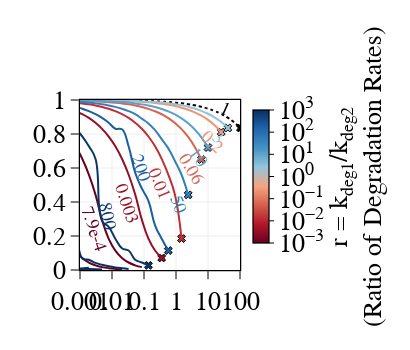
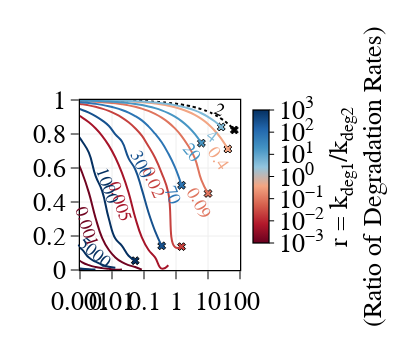

The notebook cell saved with these charts, in order:
### Code cell
for KD1, KD2 in zip(KD_1_list, KD_2_list):
    speed_directory = speed_prefix + KD1.replace('.', '')+'/'
    robustness_directory = robustness_prefix + KD1.replace('.', '')+'/'
    speed_file_name = file_prefix+KD1.replace('.','')+'_'+KD2.replace('.','')+speed_suffix
    robustness_file_name = file_prefix+KD1.replace('.','')+'_'+KD2.replace('.','')+robustness_suffix
    if speed_file_name in os.listdir(speed_directory):
        with open(speed_directory+speed_file_name, 'rb') as handle:
            speed_results_list = pickle.load(handle)
        with open(robustness_directory+robustness_file_name, 'rb') as handle:
            rob_results_list = pickle.load(handle)
        fig1,opt_ratio = miniplot_speed_vs_robustness(rob_results_list, speed_results_list, width=410, height=350)
        print(KD2, KD1)
        plot(fig1)
        fig1.write_image('speed_vs_robustness_KD1_'+KD2+'_KD2_'+KD1+'_ratio_'+str(opt_ratio)+'.svg', format='svg')
    else:
        speed_file_name = file_prefix+KD2.replace('.','')+'_'+KD1.replace('.','')+speed_suffix
        robustness_file_name = file_prefix+KD2.replace('.','')+'_'+KD1.replace('.','')+robustness_suffix
        with open(speed_directory+speed_file_name, 'rb') as handle:
            temp_results_list = pickle.load(handle)
            speed_results_list = invert_speed_results_list(temp_results_list)

        with open(robustness_directory+robustness_file_name, 'rb') as handle:
            temp_results_list = pickle.load(handle)
            rob_results_list = invert_robustness_results_list(temp_results_list)
        fig1, opt_ratio = miniplot_speed_vs_robustness(rob_results_list, speed_results_list, width=410, height=350)
        print(KD2, KD1)

        plot(fig1)
        fig1.write_image('speed_vs_robustness_KD1_'+KD2+'_KD2_'+KD1+'_ratio_'+str(opt_ratio)+'.svg', format='svg')

### Figure 1 — Plotly figure (JSON) as saved in the notebook; plotly's stock layout.template omitted (floating-point values rounded to 4 significant figures; data arrays with more than 128 entries replaced by an {"elided": "..."} marker saying what was removed)
{"data": [{"marker": {"cmax": 3, "cmin": -3, "color": {"elided": "850 float values"}, "colorbar": {"exponentformat": "power", "len": 0.9, "nticks": 12, "outlinecolor": "black", "outlinewidth": 1.25, "thickness": 16, "tickcolor": "black", "tickfont": {"color": "black", "family": "Myriad Pro", "size": 26}, "tickprefix": "10<sup>", "ticks": "outside", "ticksuffix": "</sup>", "title": {"font": {"color": "black", "family": "Myriad Pro", "size": 26}, "side": "right", "text": "r = k<sub>deg1</sub>/k<sub>deg2</sub><br>(Ratio of Degradation Rates)"}, "y": 0.55}, "colorscale": [[0, "rgb(103,0,31)"], [0.1429, "rgb(178,24,43)"], [0.2857, "rgb(214,96,77)"], [0.4286, "rgb(244,165,130)"], [0.5714, "rgb(146,197,222)"], [0.7143, "rgb(67,147,195)"], [0.8571, "rgb(33,102,172)"], [1, "rgb(5,48,97)"]], "line": {"color": "black", "width": 0.15}, "size": 0.0001}, "mode": "markers", "showlegend": false, "type": "scatter", "x": {"elided": "850 float values"}, "y": {"elided": "850 float values"}}, {"line": {"color": "rgb(103,0,31)", "shape": "spline", "smoothing": 1.3}, "mode": "lines", "name": "r=1.1e-5", "showlegend": false, "type": "scatter", "x": [0.0001085, 0.0001747], "y": [0.002522, 0.001571]}, {"line": {"color": "rgb(103,0,31)", "shape": "spline", "smoothing": 1.3}, "mode": "lines", "name": "r=4.5e-5", "showlegend": false, "type": "scatter", "x": [0.0001085, 0.0001747, 0.0002814, 0.0004531, 0.0007296, 0.001175, 0.001892, 0.003046], "y": [0.04424, 0.02747, 0.01685, 0.01051, 0.006558, 0.00407, 0.002533, 0.001571]}, {"line": {"color": "rgb(103,0,31)", "shape": "spline", "smoothing": 1.3}, "mode": "lines", "name": "r=1.9e-4", "showlegend": false, "type": "scatter", "x": [0.0001085, 0.0001747, 0.0002814, 0.0004531, 0.0007296, 0.001175, 0.001892, 0.003046, 0.004905, 0.007898, 0.01272, 0.02048], "y": [0.5612, 0.4433, 0.2974, 0.1847, 0.1147, 0.07034, 0.0439, 0.02738, 0.01699, 0.01056, 0.006561, 0.004069]}, {"line": {"color": "rgb(103,0,31)", "shape": "spline", "smoothing": 1.3}, "mode": "lines", "name": "r=7.9e-4", "showlegend": false, "type": "scatter", "x": [0.0001085, 0.0001747, 0.0002814, 0.0004531, 0.0007296, 0.001175, 0.001892, 0.003046, 0.004905, 0.007899, 0.01272, 0.02048, 0.03298, 0.0531, 0.08551], "y": [0.8945, 0.8663, 0.8305, 0.785, 0.7273, 0.6541, 0.5612, 0.4433, 0.2937, 0.1832, 0.114, 0.071, 0.04411, 0.02741, 0.01699]}, {"marker": {"color": "rgb(148.25464107062277, 14.481485142599283, 38.24074257129964)", "line": {"color": "black", "width": 1}, "size": 7, "symbol": "x"}, "mode": "markers", "showlegend": false, "type": "scatter", "x": [0.357], "y": [0.07091]}, {"line": {"color": "rgb(148.25464107062277, 14.481485142599283, 38.24074257129964)", "shape": "spline", "smoothing": 1.3}, "mode": "lines", "name": "r=0.003", "showlegend": false, "type": "scatter", "x": [0.0001085, 0.0001747, 0.0002814, 0.000453, 0.0007295, 0.001175, 0.001892, 0.003046, 0.004905, 0.007899, 0.01272, 0.02048, 0.03298, 0.0531, 0.08551, 0.1377, 0.2217, 0.357], "y": [0.9744, 0.9676, 0.959, 0.9481, 0.9343, 0.9168, 0.8945, 0.8663, 0.8305, 0.785, 0.7278, 0.6546, 0.5617, 0.4437, 0.2961, 0.1842, 0.1145, 0.07091]}, {"marker": {"color": "rgb(189.7422638205691, 47.48452764113816, 54.089915830537464)", "line": {"color": "black", "width": 1}, "size": 7, "symbol": "x"}, "mode": "markers", "showlegend": false, "type": "scatter", "x": [1.491], "y": [0.1849]}, {"line": {"color": "rgb(189.7422638205691, 47.48452764113816, 54.089915830537464)", "shape": "spline", "smoothing": 1.3}, "mode": "lines", "name": "r=0.01", "showlegend": false, "type": "scatter", "x": [0.0001085, 0.0001747, 0.0002814, 0.0004531, 0.0007295, 0.001175, 0.001892, 0.003046, 0.004905, 0.007899, 0.01272, 0.02048, 0.03298, 0.05311, 0.08551, 0.1377, 0.2217, 0.357, 0.5749, 0.9258, 1.491], "y": [0.9935, 0.9919, 0.9898, 0.9872, 0.9839, 0.9797, 0.9744, 0.9676, 0.959, 0.9481, 0.9343, 0.9168, 0.8945, 0.8663, 0.8308, 0.7852, 0.7274, 0.6541, 0.561, 0.443, 0.1849]}, {"marker": {"color": "rgb(215.56191623392908, 99.59240733803685, 79.75938534660801)", "line": {"color": "black", "width": 1}, "size": 7, "symbol": "x"}, "mode": "markers", "showlegend": false, "type": "scatter", "x": [6.223], "y": [0.65]}, {"line": {"color": "rgb(215.56191623392908, 99.59240733803685, 79.75938534660801)", "shape": "spline", "smoothing": 1.3}, "mode": "lines", "name": "r=0.06", "showlegend": false, "type": "scatter", "x": [0.0001085, 0.0001747, 0.0002814, 0.0004531, 0.0007296, 0.001175, 0.001892, 0.003046, 0.004905, 0.007899, 0.01272, 0.02048, 0.03298, 0.05311, 0.08551, 0.1377, 0.2217, 0.357, 0.5748, 0.9258, 1.491, 2.4, 3.864, 6.223], "y": [0.998, 0.9977, 0.9972, 0.9966, 0.9958, 0.9948, 0.9935, 0.9919, 0.9898, 0.9872, 0.9839, 0.9797, 0.9744, 0.9676, 0.959, 0.948, 0.9339, 0.9161, 0.8937, 0.865, 0.8286, 0.7826, 0.7241, 0.65]}, {"marker": {"color": "rgb(237.30739345990622, 149.60700495778428, 118.17639511250098)", "line": {"color": "black", "width": 1}, "size": 7, "symbol": "x"}, "mode": "markers", "showlegend": false, "type": "scatter", "x": [25.92], "y": [0.8114]}, {"line": {"color": "rgb(237.30739345990622, 149.60700495778428, 118.17639511250098)", "shape": "spline", "smoothing": 1.3}, "mode": "lines", "name": "r=0.2", "showlegend": false, "type": "scatter", "x": [0.0001085, 0.0001747, 0.0002814, 0.0004531, 0.0007296, 0.001175, 0.001892, 0.003046, 0.004905, 0.007898, 0.01272, 0.02048, 0.03298, 0.05311, 0.08552, 0.1377, 0.2217, 0.357, 0.5749, 0.9258, 1.491, 2.4, 3.864, 6.224, 10.0, 16.11, 25.92], "y": [0.9993, 0.9992, 0.9991, 0.9989, 0.9986, 0.9983, 0.998, 0.9977, 0.9972, 0.9966, 0.9958, 0.9948, 0.9934, 0.9914, 0.9891, 0.9863, 0.9825, 0.9778, 0.9719, 0.9643, 0.9548, 0.9426, 0.9272, 0.9076, 0.8828, 0.8513, 0.8114]}, {"marker": {"color": "black", "line": {"color": "black", "width": 1}, "size": 7, "symbol": "x"}, "mode": "markers", "showlegend": false, "type": "scatter", "x": [103.3], "y": [0.8353]}, {"line": {"color": "black", "dash": "dot", "shape": "spline", "smoothing": 1.3}, "mode": "lines", "name": "r=1", "showlegend": false, "type": "scatter", "x": [0.0001085, 0.0001747, 0.0002814, 0.0004531, 0.0007296, 0.001175, 0.001892, 0.003046, 0.004905, 0.007898, 0.01272, 0.02048, 0.03298, 0.0531, 0.08551, 0.1377, 0.2217, 0.3568, 0.5744, 0.9243, 1.486, 2.388, 3.828, 6.078, 9.789, 15.58, 25.05, 40.05, 64.3, 103.3], "y": [0.9995, 0.9995, 0.9995, 0.9995, 0.9994, 0.9994, 0.9993, 0.9992, 0.9991, 0.9988, 0.9982, 0.9977, 0.9971, 0.9963, 0.9953, 0.9941, 0.9925, 0.9905, 0.988, 0.9847, 0.9806, 0.9754, 0.9688, 0.9604, 0.9497, 0.9362, 0.9191, 0.8974, 0.87, 0.8353]}, {"marker": {"color": "rgb(147.7460603067102, 196.4298578590334, 220.36084134472105)", "line": {"color": "black", "width": 1}, "size": 7, "symbol": "x"}, "mode": "markers", "showlegend": false, "type": "scatter", "x": [41.67], "y": [0.8353]}, {"line": {"color": "rgb(147.7460603067102, 196.4298578590334, 220.36084134472105)", "shape": "spline", "smoothing": 1.3}, "mode": "lines", "name": "r=3", "showlegend": false, "type": "scatter", "x": [0.0001085, 0.0001747, 0.0002814, 0.0004531, 0.0007297, 0.001175, 0.001892, 0.003046, 0.004905, 0.007898, 0.01272, 0.02048, 0.03298, 0.0531, 0.0855, 0.1377, 0.2217, 0.3569, 0.5745, 0.925, 1.489, 2.396, 3.856, 6.206, 9.988, 16.08, 25.88, 41.67], "y": [0.9995, 0.9995, 0.9995, 0.9995, 0.9995, 0.9994, 0.999, 0.9987, 0.9984, 0.9979, 0.9973, 0.9964, 0.9954, 0.9941, 0.9925, 0.9905, 0.988, 0.9847, 0.9806, 0.9754, 0.9688, 0.9605, 0.9498, 0.9363, 0.9192, 0.8976, 0.8701, 0.8353]}, {"marker": {"color": "rgb(90.25277720261948, 161.7169475965946, 202.94715170216108)", "line": {"color": "black", "width": 1}, "size": 7, "symbol": "x"}, "mode": "markers", "showlegend": false, "type": "scatter", "x": [10.01], "y": [0.7203]}, {"line": {"color": "rgb(90.25277720261948, 161.7169475965946, 202.94715170216108)", "shape": "spline", "smoothing": 1.3}, "mode": "lines", "name": "r=10", "showlegend": false, "type": "scatter", "x": [0.0001085, 0.0001747, 0.0002814, 0.0004531, 0.0007296, 0.001175, 0.001892, 0.003046, 0.004905, 0.007898, 0.01272, 0.02048, 0.03297, 0.0531, 0.08551, 0.1377, 0.2217, 0.3569, 0.5746, 0.9253, 1.49, 2.399, 3.863, 6.219, 10.01], "y": [0.9991, 0.9988, 0.9986, 0.9982, 0.9976, 0.997, 0.9962, 0.9952, 0.994, 0.9923, 0.9902, 0.9875, 0.9841, 0.9798, 0.9743, 0.9672, 0.9584, 0.9472, 0.933, 0.915, 0.8921, 0.8631, 0.8263, 0.7796, 0.7203]}, {"marker": {"color": "rgb(52.346175419148494, 127.60523217240242, 185.08711866589456)", "line": {"color": "black", "width": 1}, "size": 7, "symbol": "x"}, "mode": "markers", "showlegend": false, "type": "scatter", "x": [2.4], "y": [0.4421]}, {"line": {"color": "rgb(52.346175419148494, 127.60523217240242, 185.08711866589456)", "shape": "spline", "smoothing": 1.3}, "mode": "lines", "name": "r=50", "showlegend": false, "type": "scatter", "x": [0.0001085, 0.0001747, 0.0002814, 0.0004531, 0.0007296, 0.001175, 0.001892, 0.003046, 0.004905, 0.007898, 0.01272, 0.02048, 0.03298, 0.0531, 0.0855, 0.1377, 0.2217, 0.357, 0.5748, 0.9258, 1.491, 2.4], "y": [0.9962, 0.9953, 0.994, 0.9924, 0.9903, 0.9877, 0.9844, 0.9802, 0.9748, 0.9681, 0.9595, 0.9486, 0.9347, 0.9172, 0.8904, 0.862, 0.8222, 0.7697, 0.7153, 0.6409, 0.5603, 0.4421]}, {"marker": {"color": "rgb(28.63558106367399, 93.58290633708555, 160.30959213484104)", "line": {"color": "black", "width": 1}, "size": 7, "symbol": "x"}, "mode": "markers", "showlegend": false, "type": "scatter", "x": [0.5749], "y": [0.1143]}, {"line": {"color": "rgb(28.63558106367399, 93.58290633708555, 160.30959213484104)", "shape": "spline", "smoothing": 1.3}, "mode": "lines", "name": "r=200", "showlegend": false, "type": "scatter", "x": [0.0001085, 0.0001747, 0.0002814, 0.000453, 0.0007295, 0.001175, 0.001892, 0.003046, 0.004905, 0.007898, 0.01272, 0.02048, 0.03298, 0.0531, 0.08551, 0.1377, 0.2217, 0.357, 0.5749], "y": [0.9844, 0.9802, 0.9749, 0.9681, 0.9595, 0.9486, 0.9348, 0.9173, 0.895, 0.8668, 0.831, 0.8275, 0.7277, 0.572, 0.4802, 0.4068, 0.2629, 0.1844, 0.1143]}, {"marker": {"color": "rgb(8.380143562007888, 54.51884829815807, 106.05395596966399)", "line": {"color": "black", "width": 1}, "size": 7, "symbol": "x"}, "mode": "markers", "showlegend": false, "type": "scatter", "x": [0.1377], "y": [0.02737]}, {"line": {"color": "rgb(8.380143562007888, 54.51884829815807, 106.05395596966399)", "shape": "spline", "smoothing": 1.3}, "mode": "lines", "name": "r=800", "showlegend": false, "type": "scatter", "x": [0.0001085, 0.0001747, 0.0002813, 0.000453, 0.0007296, 0.001175, 0.001892, 0.003046, 0.004905, 0.007899, 0.01272, 0.02048, 0.03298, 0.0531, 0.08551, 0.1377], "y": [0.9348, 0.9173, 0.895, 0.8668, 0.831, 0.7855, 0.7278, 0.6546, 0.2884, 0.2537, 0.1844, 0.1279, 0.1146, 0.06009, 0.04415, 0.02737]}, {"line": {"color": "rgb(5,48,97)", "shape": "spline", "smoothing": 1.3}, "mode": "lines", "name": "r=3000", "showlegend": false, "type": "scatter", "x": [0.0001085, 0.0001747, 0.0002814, 0.0004531, 0.0007296, 0.001175, 0.001892, 0.003046, 0.004905, 0.007899, 0.01272, 0.02048, 0.03298], "y": [0.7278, 0.6546, 0.5617, 0.4438, 0.2974, 0.06898, 0.06071, 0.04183, 0.03062, 0.02202, 0.01547, 0.01058, 0.006556]}, {"line": {"color": "rgb(5,48,97)", "shape": "spline", "smoothing": 1.3}, "mode": "lines", "name": "r=10000", "showlegend": false, "type": "scatter", "x": [0.0001085, 0.0001747, 0.0002814, 0.0004531, 0.0007296, 0.001175, 0.001892, 0.003046, 0.004905], "y": [0.1147, 0.07124, 0.04424, 0.02745, 0.008884, 0.007333, 0.005287, 0.003706, 0.002533]}, {"line": {"color": "rgb(5,48,97)", "shape": "spline", "smoothing": 1.3}, "mode": "lines", "name": "r=60000", "showlegend": false, "type": "scatter", "x": [0.0001085, 0.0001747, 0.0002814, 0.0004531, 0.001892], "y": [0.006573, 0.004083, 0.002535, 0.001574, 0.01394]}], "layout": {"annotations": [{"font": {"color": "rgb(103,0,31)", "family": "Myriad Pro", "size": 18}, "showarrow": false, "text": "7.9e-4", "textangle": 71.53, "x": -2.309, "xshift": -9, "y": 0.2937, "yshift": -9}, {"font": {"color": "rgb(148.25464107062277, 14.481485142599283, 38.24074257129964)", "family": "Myriad Pro", "size": 18}, "showarrow": false, "text": "0.003", "textangle": 71.88, "x": -1.275, "xshift": -9, "y": 0.4437, "yshift": -9}, {"font": {"color": "rgb(189.7422638205691, 47.48452764113816, 54.089915830537464)", "family": "Myriad Pro", "size": 18}, "showarrow": false, "text": "0.01", "textangle": 67.62, "x": -0.2404, "xshift": -9, "y": 0.561, "yshift": -9}, {"font": {"color": "rgb(215.56191623392908, 99.59240733803685, 79.75938534660801)", "family": "Myriad Pro", "size": 18}, "showarrow": false, "text": "0.06", "textangle": 59.6, "x": 0.794, "xshift": -10, "y": 0.65, "yshift": -10}, {"font": {"color": "rgb(237.30739345990622, 149.60700495778428, 118.17639511250098)", "family": "Myriad Pro", "size": 18}, "showarrow": false, "text": "0.2", "textangle": 42.62, "x": 1.414, "xshift": -10, "y": 0.8114, "yshift": -10}, {"font": {"color": "black", "family": "Myriad Pro", "size": 18}, "showarrow": false, "text": "1", "textangle": 24.25, "x": 1.399, "xshift": 5, "y": 0.9191, "yshift": 5}, {"font": {"color": "rgb(147.7460603067102, 196.4298578590334, 220.36084134472105)", "family": "Myriad Pro", "size": 18}, "showarrow": false, "text": "3", "textangle": 38.71, "x": 1.62, "xshift": -10, "y": 0.8353, "yshift": -10}, {"font": {"color": "rgb(90.25277720261948, 161.7169475965946, 202.94715170216108)", "family": "Myriad Pro", "size": 18}, "showarrow": false, "text": "10", "textangle": 53.74, "x": 1.001, "xshift": -10, "y": 0.7203, "yshift": -10}, {"font": {"color": "rgb(52.346175419148494, 127.60523217240242, 185.08711866589456)", "family": "Myriad Pro", "size": 18}, "showarrow": false, "text": "50", "textangle": 69.83, "x": 0.3803, "xshift": -10, "y": 0.4421, "yshift": -10}, {"font": {"color": "rgb(28.63558106367399, 93.58290633708555, 160.30959213484104)", "family": "Myriad Pro", "size": 18}, "showarrow": false, "text": "200", "textangle": 70.66, "x": -1.275, "xshift": 5, "y": 0.572, "yshift": 5}, {"font": {"color": "rgb(8.380143562007888, 54.51884829815807, 106.05395596966399)", "family": "Myriad Pro", "size": 18}, "showarrow": false, "text": "800", "textangle": 77.77, "x": -2.309, "xshift": 5, "y": 0.2884, "yshift": 5}], "height": 350, "legend": {"font": {"color": "black", "family": "Myriad Pro", "size": 26}, "y": 0.01}, "width": 410, "xaxis": {"dtick": 1, "linecolor": "black", "linewidth": 1.25, "mirror": true, "nticks": 12, "range": [-3, 2], "showgrid": true, "showline": true, "side": "bottom", "tickangle": 0, "tickcolor": "black", "tickfont": {"color": "black", "family": "Myriad Pro", "size": 26}, "ticklen": 8, "ticks": "outside", "title": {"font": {"color": "black", "family": "Myriad Pro", "size": 26}, "standoff": 0.2}, "type": "log", "zeroline": false}, "yaxis": {"anchor": "x", "linecolor": "black", "linewidth": 1.25, "mirror": true, "nticks": 7, "range": [0, 1], "scaleanchor": "x", "scaleratio": 1, "showgrid": true, "showline": true, "side": "left", "tickangle": 0, "tickcolor": "black", "tickfont": {"color": "black", "family": "Myriad Pro", "size": 26}, "ticklen": 8, "ticks": "outside", "title": {"font": {"color": "black", "family": "Myriad Pro", "size": 26}, "standoff": 0.2}, "type": "linear", "zeroline": false}}}

### Figure 2 — Plotly figure (JSON) as saved in the notebook; plotly's stock layout.template omitted (floating-point values rounded to 4 significant figures; data arrays with more than 128 entries replaced by an {"elided": "..."} marker saying what was removed)
{"data": [{"marker": {"cmax": 3, "cmin": -3, "color": {"elided": "825 float values"}, "colorbar": {"exponentformat": "power", "len": 0.9, "nticks": 12, "outlinecolor": "black", "outlinewidth": 1.25, "thickness": 16, "tickcolor": "black", "tickfont": {"color": "black", "family": "Myriad Pro", "size": 26}, "tickprefix": "10<sup>", "ticks": "outside", "ticksuffix": "</sup>", "title": {"font": {"color": "black", "family": "Myriad Pro", "size": 26}, "side": "right", "text": "r = k<sub>deg1</sub>/k<sub>deg2</sub><br>(Ratio of Degradation Rates)"}, "y": 0.55}, "colorscale": [[0, "rgb(103,0,31)"], [0.1429, "rgb(178,24,43)"], [0.2857, "rgb(214,96,77)"], [0.4286, "rgb(244,165,130)"], [0.5714, "rgb(146,197,222)"], [0.7143, "rgb(67,147,195)"], [0.8571, "rgb(33,102,172)"], [1, "rgb(5,48,97)"]], "line": {"color": "black", "width": 0.15}, "size": 0.0001}, "mode": "markers", "showlegend": false, "type": "scatter", "x": {"elided": "825 float values"}, "y": {"elided": "825 float values"}}, {"line": {"color": "rgb(103,0,31)", "shape": "spline", "smoothing": 1.3}, "mode": "lines", "name": "r=1.7e-5", "showlegend": false, "type": "scatter", "x": [0.0001085, 0.0001747], "y": [0.001631, 0.00102]}, {"line": {"color": "rgb(103,0,31)", "shape": "spline", "smoothing": 1.3}, "mode": "lines", "name": "r=7.3e-5", "showlegend": false, "type": "scatter", "x": [0.0001085, 0.0001747, 0.0002814, 0.0004531, 0.0007295, 0.001175, 0.001892], "y": [0.02868, 0.01766, 0.01087, 0.00681, 0.004243, 0.002641, 0.001642]}, {"line": {"color": "rgb(103,0,31)", "shape": "spline", "smoothing": 1.3}, "mode": "lines", "name": "r=3.0e-4", "showlegend": false, "type": "scatter", "x": [0.0001085, 0.0001747, 0.0002814, 0.0004531, 0.0007295, 0.001175, 0.001891, 0.003046, 0.004905, 0.007899, 0.01272, 0.02048], "y": [0.4551, 0.3105, 0.1928, 0.1197, 0.07373, 0.04538, 0.02843, 0.01772, 0.01102, 0.00685, 0.00146, 0.002634]}, {"line": {"color": "rgb(112.08282558364623, 2.9065041867667905, 32.4532520933834)", "shape": "spline", "smoothing": 1.3}, "mode": "lines", "name": "r=0.001", "showlegend": false, "type": "scatter", "x": [0.0001085, 0.0001747, 0.0002814, 0.0004531, 0.0007296, 0.001175, 0.001892, 0.003046, 0.004906, 0.007899, 0.01272, 0.02048, 0.03298, 0.0531, 0.08551], "y": [0.8691, 0.8341, 0.7896, 0.7331, 0.6614, 0.5705, 0.4551, 0.3078, 0.1895, 0.1189, 0.07396, 0.04606, 0.02862, 0.01775, 0.001957]}, {"line": {"color": "rgb(166.37413859006904, 20.279724348822093, 41.13986217441105)", "shape": "spline", "smoothing": 1.3}, "mode": "lines", "name": "r=0.005", "showlegend": false, "type": "scatter", "x": [0.0001085, 0.0001747, 0.0002813, 0.0004531, 0.0007295, 0.001175, 0.001892, 0.003046, 0.004905, 0.007899, 0.01272, 0.02048, 0.03298, 0.0531, 0.0855, 0.1377, 0.2217, 0.357, 0.5749], "y": [0.9683, 0.9599, 0.9492, 0.9357, 0.9185, 0.8968, 0.8691, 0.8341, 0.7896, 0.7331, 0.6619, 0.571, 0.4556, 0.3088, 0.1923, 0.1194, 0.07412, 0.00817, 0.02837]}, {"marker": {"color": "rgb(198.46447549477466, 64.9289509895493, 62.3275601895094)", "line": {"color": "black", "width": 1}, "size": 7, "symbol": "x"}, "mode": "markers", "showlegend": false, "type": "scatter", "x": [1.491], "y": [0.1373]}, {"line": {"color": "rgb(198.46447549477466, 64.9289509895493, 62.3275601895094)", "shape": "spline", "smoothing": 1.3}, "mode": "lines", "name": "r=0.02", "showlegend": false, "type": "scatter", "x": [0.0001085, 0.0001747, 0.0002814, 0.0004531, 0.0007296, 0.001175, 0.001892, 0.003046, 0.004905, 0.007899, 0.01272, 0.02048, 0.03298, 0.05311, 0.0855, 0.1377, 0.2217, 0.357, 0.5749, 0.9256, 1.491], "y": [0.992, 0.99, 0.9875, 0.9842, 0.9801, 0.9749, 0.9683, 0.9599, 0.9492, 0.9357, 0.9185, 0.8968, 0.8691, 0.8341, 0.7899, 0.7279, 0.6601, 0.5704, 0.4548, 0.1355, 0.1373]}, {"marker": {"color": "rgb(222.79851899270375, 116.23659368321859, 92.54405022044327)", "line": {"color": "black", "width": 1}, "size": 7, "symbol": "x"}, "mode": "markers", "showlegend": false, "type": "scatter", "x": [10.02], "y": [0.4505]}, {"line": {"color": "rgb(222.79851899270375, 116.23659368321859, 92.54405022044327)", "shape": "spline", "smoothing": 1.3}, "mode": "lines", "name": "r=0.09", "showlegend": false, "type": "scatter", "x": [0.0001085, 0.0001747, 0.0002814, 0.0004531, 0.0007295, 0.001175, 0.001892, 0.003046, 0.004905, 0.007899, 0.01272, 0.02048, 0.03298, 0.05311, 0.08552, 0.1377, 0.2217, 0.357, 0.5749, 0.9258, 1.491, 2.399, 3.865, 6.223, 10.02], "y": [0.9977, 0.9972, 0.9966, 0.9958, 0.9949, 0.9936, 0.992, 0.99, 0.9875, 0.9842, 0.9801, 0.9749, 0.9683, 0.9599, 0.9492, 0.9357, 0.9182, 0.8962, 0.8684, 0.8329, 0.788, 0.7305, 0.6586, 0.5289, 0.4505]}, {"marker": {"color": "rgb(242.26685149919598, 165.56592604107885, 131.62703736810175)", "line": {"color": "black", "width": 1}, "size": 7, "symbol": "x"}, "mode": "markers", "showlegend": false, "type": "scatter", "x": [41.68], "y": [0.7117]}, {"line": {"color": "rgb(242.26685149919598, 165.56592604107885, 131.62703736810175)", "shape": "spline", "smoothing": 1.3}, "mode": "lines", "name": "r=0.4", "showlegend": false, "type": "scatter", "x": [0.0001085, 0.0001747, 0.0002814, 0.0004531, 0.0007295, 0.001175, 0.001892, 0.003046, 0.004905, 0.007899, 0.01272, 0.02048, 0.03298, 0.0531, 0.08551, 0.1377, 0.2217, 0.357, 0.5749, 0.9257, 1.491, 2.399, 3.864, 6.222, 10.0, 16.07, 25.87, 41.68], "y": [0.9993, 0.9991, 0.9989, 0.9987, 0.9984, 0.9981, 0.9977, 0.9972, 0.9966, 0.9958, 0.9949, 0.9936, 0.992, 0.9897, 0.9869, 0.9835, 0.9789, 0.9733, 0.9662, 0.957, 0.9455, 0.9308, 0.9122, 0.8886, 0.8587, 0.8207, 0.7726, 0.7117]}, {"marker": {"color": "black", "line": {"color": "black", "width": 1}, "size": 7, "symbol": "x"}, "mode": "markers", "showlegend": false, "type": "scatter", "x": [66.69], "y": [0.8239]}, {"line": {"color": "black", "dash": "dot", "shape": "spline", "smoothing": 1.3}, "mode": "lines", "name": "r=2", "showlegend": false, "type": "scatter", "x": [0.0001085, 0.0001747, 0.0002814, 0.0004531, 0.0007296, 0.001175, 0.001892, 0.003046, 0.004905, 0.007899, 0.01272, 0.02048, 0.03298, 0.05311, 0.0855, 0.1377, 0.2217, 0.3569, 0.5745, 0.9247, 1.488, 2.395, 3.846, 6.187, 9.966, 16.03, 25.78, 41.5, 66.69], "y": [0.9995, 0.9995, 0.9994, 0.9994, 0.9993, 0.9993, 0.9991, 0.9989, 0.9987, 0.998, 0.9975, 0.997, 0.9961, 0.9951, 0.9937, 0.992, 0.9898, 0.9871, 0.9837, 0.9793, 0.9737, 0.9666, 0.9576, 0.9462, 0.9318, 0.9135, 0.8903, 0.861, 0.8239]}, {"marker": {"color": "rgb(128.24825269640098, 185.76471689645632, 215.9329471240864)", "line": {"color": "black", "width": 1}, "size": 7, "symbol": "x"}, "mode": "markers", "showlegend": false, "type": "scatter", "x": [25.92], "y": [0.8413]}, {"line": {"color": "rgb(128.24825269640098, 185.76471689645632, 215.9329471240864)", "shape": "spline", "smoothing": 1.3}, "mode": "lines", "name": "r=4", "showlegend": false, "type": "scatter", "x": [0.0001085, 0.0001747, 0.0002814, 0.0004531, 0.0007296, 0.001175, 0.001892, 0.003046, 0.004905, 0.007898, 0.01272, 0.02048, 0.03298, 0.05311, 0.0855, 0.1377, 0.2217, 0.3568, 0.5746, 0.925, 1.489, 2.397, 3.859, 6.212, 10.0, 16.1, 25.92], "y": [0.9995, 0.9995, 0.9995, 0.9995, 0.9994, 0.9991, 0.9988, 0.9985, 0.9979, 0.9974, 0.9966, 0.9955, 0.9943, 0.9928, 0.9909, 0.9884, 0.9853, 0.9813, 0.9763, 0.97, 0.9619, 0.9516, 0.9386, 0.9222, 0.9013, 0.8748, 0.8413]}, {"marker": {"color": "rgb(71.16271094995379, 149.63462718351505, 196.42269867909812)", "line": {"color": "black", "width": 1}, "size": 7, "symbol": "x"}, "mode": "markers", "showlegend": false, "type": "scatter", "x": [6.221], "y": [0.7464]}, {"line": {"color": "rgb(71.16271094995379, 149.63462718351505, 196.42269867909812)", "shape": "spline", "smoothing": 1.3}, "mode": "lines", "name": "r=20", "showlegend": false, "type": "scatter", "x": [0.0001085, 0.0001747, 0.0002814, 0.0004531, 0.0007296, 0.001175, 0.001892, 0.003046, 0.004905, 0.007898, 0.01272, 0.02048, 0.03298, 0.0531, 0.08551, 0.1377, 0.2217, 0.3569, 0.5749, 0.9255, 1.49, 2.4, 3.864, 6.221], "y": [0.9989, 0.9988, 0.9983, 0.9979, 0.9974, 0.9966, 0.9957, 0.9945, 0.993, 0.9912, 0.9887, 0.9856, 0.9816, 0.9766, 0.9702, 0.9622, 0.9521, 0.9392, 0.9229, 0.9022, 0.8759, 0.8425, 0.8001, 0.7464]}, {"marker": {"color": "rgb(44.13545528724953, 116.73810258606555, 179.5328079884335)", "line": {"color": "black", "width": 1}, "size": 7, "symbol": "x"}, "mode": "markers", "showlegend": false, "type": "scatter", "x": [1.491], "y": [0.4988]}, {"line": {"color": "rgb(44.13545528724953, 116.73810258606555, 179.5328079884335)", "shape": "spline", "smoothing": 1.3}, "mode": "lines", "name": "r=70", "showlegend": false, "type": "scatter", "x": [0.0001085, 0.0001747, 0.0002814, 0.0004531, 0.0007296, 0.001175, 0.001892, 0.003046, 0.004905, 0.007898, 0.01272, 0.02048, 0.03298, 0.0531, 0.08551, 0.1377, 0.2217, 0.357, 0.575, 0.9257, 1.491], "y": [0.9957, 0.9946, 0.9931, 0.9913, 0.989, 0.986, 0.9822, 0.9774, 0.9714, 0.9636, 0.9538, 0.9414, 0.9256, 0.9056, 0.8801, 0.8449, 0.8016, 0.7513, 0.685, 0.605, 0.4988]}, {"marker": {"color": "rgb(21.892796268780707, 80.5789642326485, 142.24856143423403)", "line": {"color": "black", "width": 1}, "size": 7, "symbol": "x"}, "mode": "markers", "showlegend": false, "type": "scatter", "x": [0.357], "y": [0.142]}, {"line": {"color": "rgb(21.892796268780707, 80.5789642326485, 142.24856143423403)", "shape": "spline", "smoothing": 1.3}, "mode": "lines", "name": "r=300", "showlegend": false, "type": "scatter", "x": [0.0001085, 0.0001747, 0.0002814, 0.000453, 0.0007296, 0.001175, 0.001892, 0.003046, 0.004905, 0.007898, 0.01272, 0.02048, 0.03298, 0.0531, 0.08552, 0.1377, 0.2217, 0.357], "y": [0.9822, 0.9774, 0.9714, 0.9637, 0.9539, 0.9415, 0.9258, 0.9058, 0.8805, 0.8483, 0.7976, 0.7556, 0.6569, 0.5925, 0.4745, 0.3399, 0.229, 0.142]}, {"marker": {"color": "rgb(5,48,97)", "line": {"color": "black", "width": 1}, "size": 7, "symbol": "x"}, "mode": "markers", "showlegend": false, "type": "scatter", "x": [0.0531], "y": [0.05484]}, {"line": {"color": "rgb(5,48,97)", "shape": "spline", "smoothing": 1.3}, "mode": "lines", "name": "r=1000", "showlegend": false, "type": "scatter", "x": [0.0001085, 0.0001748, 0.0002814, 0.0004531, 0.0007296, 0.001175, 0.001892, 0.003046, 0.004905, 0.007898, 0.01272, 0.02048, 0.03298, 0.0531], "y": [0.9258, 0.9058, 0.8805, 0.8483, 0.8075, 0.7558, 0.6901, 0.5553, 0.4656, 0.3042, 0.1847, 0.1424, 0.08404, 0.05484]}, {"line": {"color": "rgb(5,48,97)", "shape": "spline", "smoothing": 1.3}, "mode": "lines", "name": "r=5000", "showlegend": false, "type": "scatter", "x": [0.0001085, 0.0001747, 0.0002814, 0.000453, 0.0007296, 0.001175, 0.001892, 0.003046, 0.004905, 0.007898, 0.01272], "y": [0.6901, 0.6067, 0.501, 0.3635, 0.156, 0.1196, 0.07287, 0.04877, 0.03123, 0.01907, 0.01313]}, {"line": {"color": "rgb(5,48,97)", "shape": "spline", "smoothing": 1.3}, "mode": "lines", "name": "r=20000", "showlegend": false, "type": "scatter", "x": [0.0001085, 0.0001747, 0.0002814, 0.0004531, 0.0007296, 0.001175, 0.001892, 0.003046], "y": [0.08848, 0.05495, 0.03412, 0.02118, 0.01168, 0.00748, 0.004821, 0.003146]}, {"line": {"color": "rgb(5,48,97)", "shape": "spline", "smoothing": 1.3}, "mode": "lines", "name": "r=90000", "showlegend": false, "type": "scatter", "x": [0.0001085, 0.0001747, 0.0002814, 0.0004531], "y": [0.005065, 0.00315, 0.001956, 0.001214]}], "layout": {"annotations": [{"font": {"color": "rgb(112.08282558364623, 2.9065041867667905, 32.4532520933834)", "family": "Myriad Pro", "size": 18}, "showarrow": false, "text": "0.001", "textangle": 71.89, "x": -2.516, "xshift": -9, "y": 0.3078, "yshift": -9}, {"font": {"color": "rgb(166.37413859006904, 20.279724348822093, 41.13986217441105)", "family": "Myriad Pro", "size": 18}, "showarrow": false, "text": "0.005", "textangle": 71.66, "x": -1.482, "xshift": -9, "y": 0.4556, "yshift": -9}, {"font": {"color": "rgb(198.46447549477466, 64.9289509895493, 62.3275601895094)", "family": "Myriad Pro", "size": 18}, "showarrow": false, "text": "0.02", "textangle": 67.06, "x": -0.4473, "xshift": -9, "y": 0.5704, "yshift": -9}, {"font": {"color": "rgb(222.79851899270375, 116.23659368321859, 92.54405022044327)", "family": "Myriad Pro", "size": 18}, "showarrow": false, "text": "0.09", "textangle": 61.02, "x": 1.001, "xshift": -10, "y": 0.4505, "yshift": -10}, {"font": {"color": "rgb(242.26685149919598, 165.56592604107885, 131.62703736810175)", "family": "Myriad Pro", "size": 18}, "showarrow": false, "text": "0.4", "textangle": 54.47, "x": 1.62, "xshift": -10, "y": 0.7117, "yshift": -10}, {"font": {"color": "black", "family": "Myriad Pro", "size": 18}, "showarrow": false, "text": "2", "textangle": 25.58, "x": 1.205, "xshift": 5, "y": 0.9135, "yshift": 5}, {"font": {"color": "rgb(128.24825269640098, 185.76471689645632, 215.9329471240864)", "family": "Myriad Pro", "size": 18}, "showarrow": false, "text": "4", "textangle": 37.66, "x": 1.414, "xshift": -10, "y": 0.8413, "yshift": -10}, {"font": {"color": "rgb(71.16271094995379, 149.63462718351505, 196.42269867909812)", "family": "Myriad Pro", "size": 18}, "showarrow": false, "text": "20", "textangle": 51.02, "x": 0.7939, "xshift": -10, "y": 0.7464, "yshift": -10}, {"font": {"color": "rgb(44.13545528724953, 116.73810258606555, 179.5328079884335)", "family": "Myriad Pro", "size": 18}, "showarrow": false, "text": "70", "textangle": 67.75, "x": 0.1734, "xshift": -10, "y": 0.4988, "yshift": -10}, {"font": {"color": "rgb(21.892796268780707, 80.5789642326485, 142.24856143423403)", "family": "Myriad Pro", "size": 18}, "showarrow": false, "text": "300", "textangle": 64.52, "x": -1.275, "xshift": 5, "y": 0.5925, "yshift": 5}, {"font": {"color": "rgb(5,48,97)", "family": "Myriad Pro", "size": 18}, "showarrow": false, "text": "1000", "textangle": 70.91, "x": -2.309, "xshift": 5, "y": 0.4656, "yshift": 5}, {"font": {"color": "rgb(5,48,97)", "family": "Myriad Pro", "size": 18}, "showarrow": false, "text": "5000", "textangle": 39.2, "x": -2.723, "xshift": 5, "y": 0.07287, "yshift": 5}], "height": 350, "legend": {"font": {"color": "black", "family": "Myriad Pro", "size": 26}, "y": 0.01}, "width": 410, "xaxis": {"dtick": 1, "linecolor": "black", "linewidth": 1.25, "mirror": true, "nticks": 12, "range": [-3, 2], "showgrid": true, "showline": true, "side": "bottom", "tickangle": 0, "tickcolor": "black", "tickfont": {"color": "black", "family": "Myriad Pro", "size": 26}, "ticklen": 8, "ticks": "outside", "title": {"font": {"color": "black", "family": "Myriad Pro", "size": 26}, "standoff": 0.2}, "type": "log", "zeroline": false}, "yaxis": {"anchor": "x", "linecolor": "black", "linewidth": 1.25, "mirror": true, "nticks": 7, "range": [0, 1], "scaleanchor": "x", "scaleratio": 1, "showgrid": true, "showline": true, "side": "left", "tickangle": 0, "tickcolor": "black", "tickfont": {"color": "black", "family": "Myriad Pro", "size": 26}, "ticklen": 8, "ticks": "outside", "title": {"font": {"color": "black", "family": "Myriad Pro", "size": 26}, "standoff": 0.2}, "type": "linear", "zeroline": false}}}
